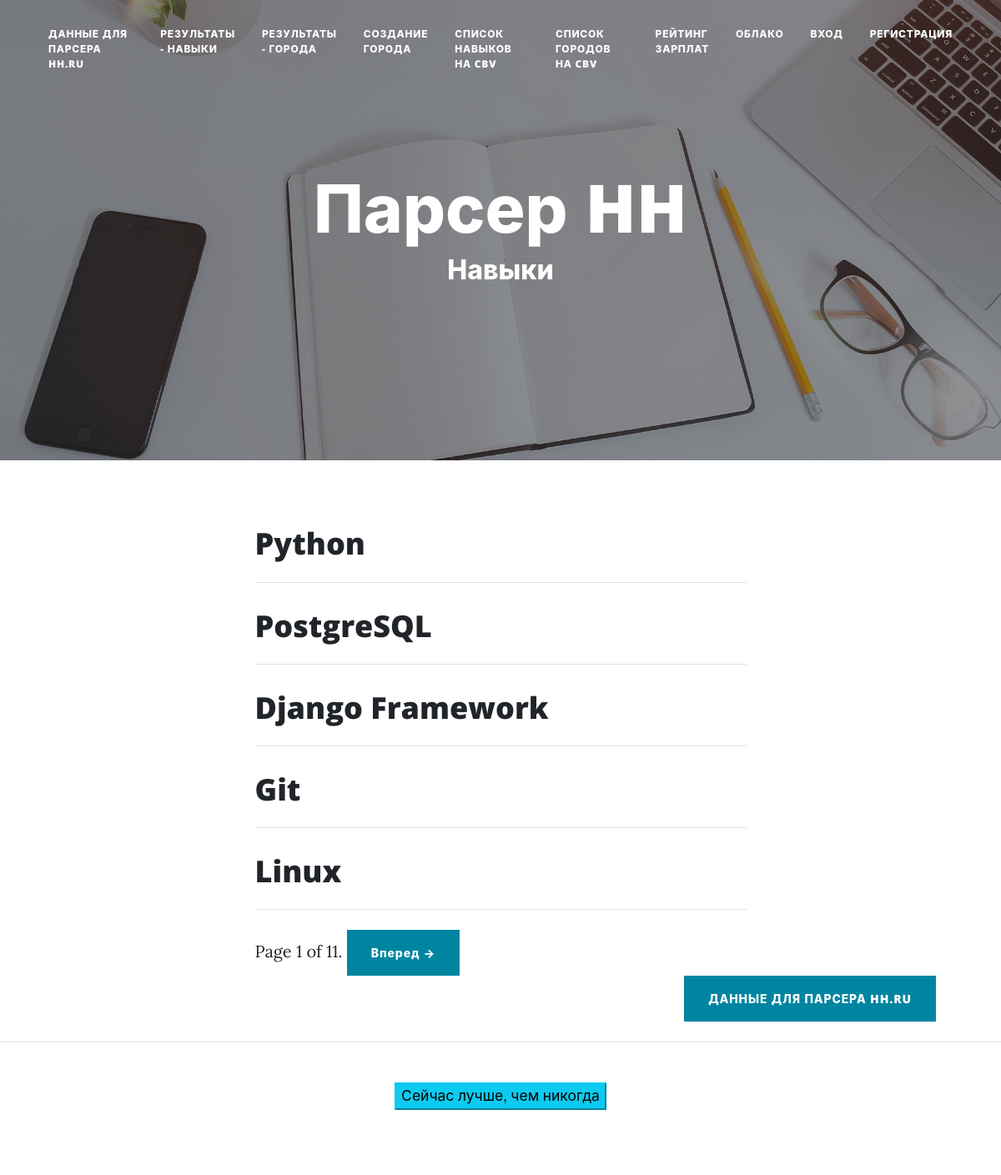
The app's page /index/ with its own data.
### parserhhapp/models.py (models this page shows, shortened)
class Skills(models.Model):
    name = models.TextField(max_length=300, verbose_name = 'навык')
    percent = models.CharField(max_length=30, verbose_name = 'доля')
    count = models.CharField(max_length=30, null=True, verbose_name = 'количество')
    class Meta:
        verbose_name = 'skill'
        verbose_name_plural = 'skills'

### parserhhapp/views.py (the view)
# urls.py: path('index/', views.main_view, name='result'),
def main_view(request):
    skills = cache.get('skills')
    if not skills:
        skills = Skills.objects.all()
        cache.set('skills', skills, 60)
    paginator = Paginator(skills, 5)
    page = request.GET.get('page')
    try:
        skills = paginator.page(page)
    except PageNotAnInteger:
        skills = paginator.page(1)
    except EmptyPage:
        skills = paginator.page(paginator.num_pages)
    title = 'навыки'
    return render(request, 'parserhhapp/index.html', context={'skills': skills, 'title': title})

### capapp/templatetags/str_extensions.py (called while the page is built)
def capitalize(inputstr):
    return inputstr.capitalize()

### parserhhapp/context_processors.py (called while the page is built)
def my_text(request):
    return {'my_text': 'Сейчас лучше, чем никогда'}

### parserhhapp/templates/parserhhapp/index.html (shortened to what this page needs)
{% extends 'base.html' %}
{% block content %}
            <div class="row gx-4 gx-lg-5 justify-content-center">
                <div class="col-md-10 col-lg-8 col-xl-7">
                    {% for item in skills %}
                    <div class="post-preview">
                        <a href="{% url 'parser:post' id=item.id %}">
                            <h2 class="post-title"> {{ item.name}} </h2>
                        </a>
                    </div>
                    <hr class="my-4" />
                    {% endfor %}
                    <div class="clearfix">
                        <div class="pagination">
                        <span class="step-links">
                                <span class="current">
                                    Page {{ skills.number }} of {{ skills.paginator.num_pages }}.
                                </span>
                            {% if skills.has_next %}
                                    <a class="btn btn-primary float-right"
                                       href="?page={{ skills.next_page_number }}">Вперед &rarr;</a>
                            {% endif %}
                             </span>
                        </div>
                    </div>
                </div>
            </div>
<div class="d-flex justify-content-end mb-4"><a class="btn btn-primary text-uppercase" href="{% url 'parser:data' %}">Данные для парсера HH.RU</a></div>
{% endblock %}

### records on screen
Skills: name "Python"
Skills: name "PostgreSQL"
Skills: name "Django Framework"
Skills: name "Git"
Skills: name "Linux"

### other values on screen
{{ title|capitalize }} "Навыки"
{{ skills.number }} "1"
{{ skills.paginator.num_pages }} "11"
{{ my_text }} "Сейчас лучше, чем никогда"
